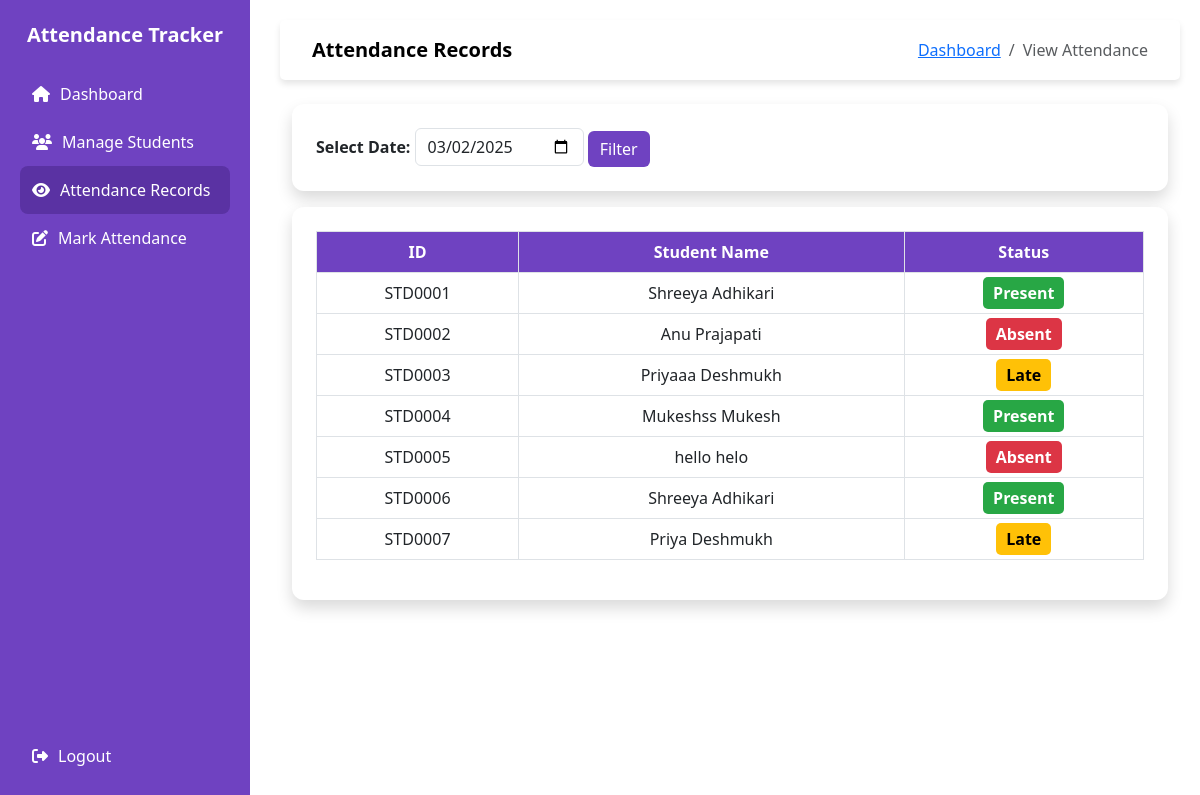
The page /attendance-records on the database its author committed.
### models.py (models this page shows)
class Student(db.Model):
    id = db.Column(db.Integer, primary_key = True)
    student_id = db.Column(db.String(20), unique=True, nullable=False)  # Custom ID
    first_name = db.Column(db.String(150), nullable=False)
    last_name = db.Column(db.String(150), nullable=False)
    email = db.Column(db.String(100), unique=True, nullable=False)
    address = db.Column(db.Text, nullable=False)
    phone = db.Column(db.String(15), unique=True, nullable=False)

class Attendance(db.Model):
    id = db.Column(db.Integer, primary_key = True)
    student_id = db.Column(db.Integer(), db.ForeignKey("student.id"), nullable = False)
    date = db.Column(db.Date, nullable = False, default = datetime.utcnow().date)
    status = db.Column(db.String(10), nullable = False)

### app.py (the view)
@app.route('/attendance-records', methods=['GET', 'POST'])
def attendance_records():
    students = Student.query.all()
    attendance_data = {}
    selected_date = request.form.get('date') if request.method == 'POST' else request.args.get('date')
    today_date = datetime.today().strftime('%Y-%m-%d')
    date_to_query = selected_date if selected_date else today_date
    records = Attendance.query.filter_by(date=date_to_query).all()
    for student in students:
        attendance_data[student] = [record for record in records if record.student_id == student.id]
    return render_template('attendance/attendance_records.html',
                           students=students,
                           attendance_data=attendance_data,
                           selected_date=selected_date or today_date,
                           today_date=today_date)

### templates/attendance/attendance_records.html (shortened to what this page needs)
{% extends "base.html" %}
{% block nav_title %}Attendance Records{% endblock %}
{% block content %}
<div class="container mt-4">
    <div class="card p-4 bg-white shadow mb-3">
        <form method="GET" action="{{ url_for('attendance_records') }}" class="">
            <label for="date" class="form-label fw-semibold">Select Date:</label>
            <input type="date" id="date" name="date" class="form-control d-inline-block w-auto"
                   value="{{ selected_date }}">
            <button type="submit" class="btn btn-primary">Filter</button>
        </form>
    </div>
    <div class="card p-4 bg-white shadow">
        <table class="table table-bordered table-hover">
            <thead>
                <tr>
                    <th>ID</th>
                    <th>Student Name</th>
                    <th>Status</th>
                </tr>
            </thead>
            <tbody>
                {% for student, records in attendance_data.items() %}
                    {% if records %}
                        {% for record in records %}
                            <tr>
                                <td>{{ student.student_id }}</td>
                                <td>{{ student.first_name }} {{ student.last_name }}</td>
                                <td>
                                    <span class="status-badge
                                        {% if record.status == 'Present' %}status-present
                                        {% elif record.status == 'Late' %}status-late
                                        {% else %}status-absent{% endif %}">
                                        {{ record.status }}
                                    </span>
                                </td>
                            </tr>
                        {% endfor %}
                    {% endif %}
                {% endfor %}
            </tbody>
        </table>
    </div>
</div>
{% endblock %}

### templates/base.html (style rules this page uses)
:root { --primary-color: #6f42c1; --primary-hover: #5a32a3; --sidebar-bg: #6f42c1; --sidebar-text: #ffffff; }
body { display: flex; }

### templates/attendance/attendance_records.html (style rules this page uses)
:root { --primary-color: #6f42c1; --primary-hover: #5a32a3; }
.card { border: none; box-shadow: 0px 4px 10px rgba(0, 0, 0, 0.1); border-radius: 12px; background-color: #f8f9fa; }
.btn-primary { background-color: var(--primary-color); border: none; }
.table th { background-color: var(--primary-color); color: white; text-align: center; }
.table td { vertical-align: middle; text-align: center; }
.status-badge { padding: 5px 10px; border-radius: 5px; font-weight: bold; }
.status-present { background-color: #28a745; color: white; }
.status-late { background-color: #ffc107; color: black; }
.status-absent { background-color: #dc3545; color: white; }

### rows shown on the page
Student: student_id "STD0001", first_name "Shreeya", last_name "Adhikari"
Attendance: status "Present"
Student: student_id "STD0002", first_name "Anu", last_name "Prajapati"
Attendance: status "Absent"
Student: student_id "STD0003", first_name "Priyaaa", last_name "Deshmukh"
Attendance: status "Late"
Student: student_id "STD0004", first_name "Mukeshss", last_name "Mukesh"
Attendance: status "Present"
Student: student_id "STD0005", first_name "hello", last_name "helo"
Attendance: status "Absent"
Student: student_id "STD0006", first_name "Shreeya", last_name "Adhikari"
Attendance: status "Present"
Student: student_id "STD0007", first_name "Priya", last_name "Deshmukh"
Attendance: status "Late"
